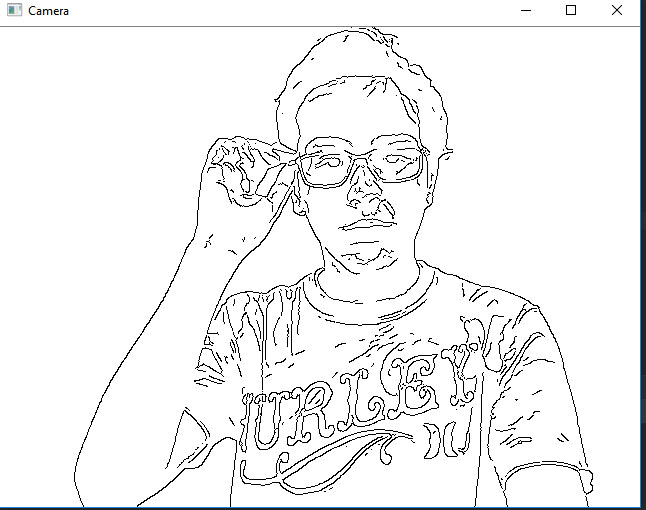
#> input picture desenho.jpg, 646 x 510 px, given in place of the camera
$ python Sketch.py
#> lines starting #> are read from the running program, lines starting #| are printed output that depends on the picture
#> further down, frame is the input picture: shape (510, 646, 3); mean B, G, R 242.1, 241.8, 241.4
import cv2
import numpy as np

def sketch (image):
    #converter a imagem em escala de cinza

    imagemcinza = cv2.cvtColor(image, cv2.COLOR_BGR2GRAY)

    #usando o filtro gaussiando de borragem para limpar a imagem

    imagemcinzablur = cv2.GaussianBlur(imagemcinza, (5,5), 0)
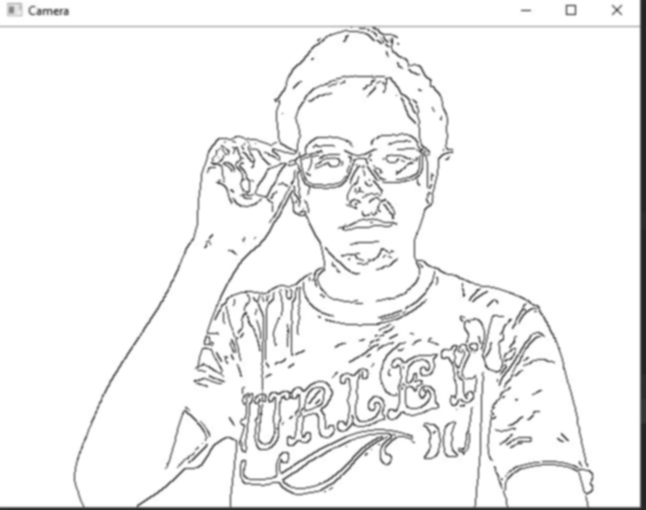
#> imagemcinzablur: shape (510, 646); min 35, max 255, mean 241.7

    #Extrair as bordas

    canny_borda = cv2.Canny(imagemcinzablur, 40, 50)
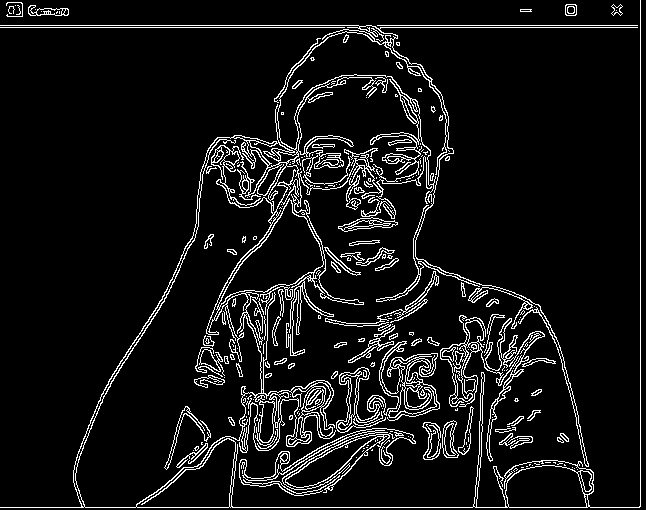
#> canny_borda: shape (510, 646); 7.7% white in thin lines or dots

    ret, mask = cv2.threshold(canny_borda, 200, 255, cv2.THRESH_BINARY_INV)
#> mask: shape (510, 646); 92.3% white; black in thin lines or dots
    return mask


webcam = cv2.VideoCapture(0)

while True:
    ret, frame = webcam.read()
    cv2.imshow('Camera', sketch(frame))
    if cv2.waitKey(1) == 27: #Numero da Tecla Esc para sair
#> (key Esc is pressed here)
        break

webcam.release()
cv2.destroyAllWindows()
